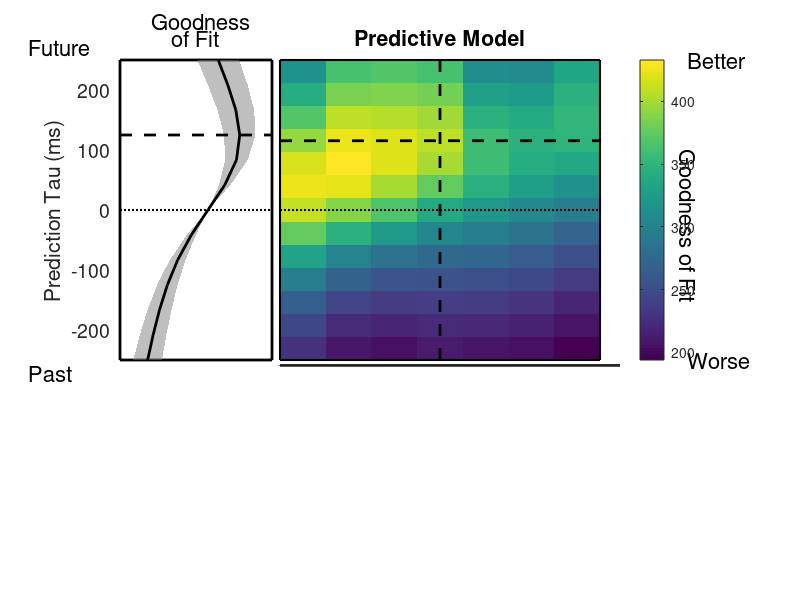

This figure's MATLAB source:
% Generates Figure 4E plot from multivariate regression analysis.
% Run regression_model_fpm.m prior to running this.
% Shaw,L, Wang KH, Mitchell, J (2023) Fast Prediction in Marmoset Reach-to-Grasp Movements for Dynamic Prey.
%
% This function performs multivariate linear regression modeling according
% to the equation in Figure 4C and outputs AIC difference.
% Jude Mitchell, Kuan Hong Wang, and Luke Shaw 4/2023
% MATLAB R2022b
%
% Reaching data structure marmo_reach_model.mat available at
% https://doi.org/10.5281/zenodo.7869286

%******* make figure with special color map to illustrate peak
clear all
load('marmo_AIC_jack'); %saved output variable space from regression_model_fpm

%% ******

AICbase = squeeze(AICj(1,:,:) - AICj(4,:,:));  % base model, normed auto model (4)
basebest = min(min(AICbase));
AICpred = squeeze(AICj(2,:,:) - AICj(4,:,:));
AICdiff = AICpred - AICbase;
%***** works out the same as AICdiff
if (0)
  zmin = find( AICdiff == min(min(AICdiff)) );  
else
  %***** determin the min on the visuomotor delay of 80 ms
  X = q ./ 240;
  Xdist = (X - 0.08) .^ 2;
  mdist = min(Xdist);
  zz = find( Xdist == mdist);
  xmin = zz(1);
  mino = min( squeeze(AICpred(xmin,:)) );
  zmin = find( AICpred == mino );  
end
%****************
X=repmat(q./240,length(p),1)';
Y=repmat(p./240,length(q),1);
%*********

%***** store size of nT in next round
nT = 0;
for jk = 1:length(model.x.hand)
    nT = nT + length(model.x.hand{jk});
end

%****** compute Jacknifed version
% AICjakbase = zeros(JackN,size(AIC,1),size(AIC,2));
% AICjakpred = zeros(JackN,size(AIC,1),size(AIC,2));
% AICjakdiff = zeros(JackN,size(AIC,1),size(AIC,2));
for jk = 1:JackN
   AICjakbase(jk,:,:) = squeeze( (AICjack{jk}(1,:,:) - AICjack{jk}(4,:,:)) );
   AICjakpred(jk,:,:) = squeeze( (AICjack{jk}(2,:,:) - AICjack{jk}(4,:,:)) );
   % AICjakdiff(jk,:,:) = squeeze( (AICjack{jk}(2,:,:) - AICjack{jk}(1,:,:)) );  % not identical at zero
   AICjakdiff(jk,:,:) = squeeze( (AICjack{jk}(2,:,:) - AICjack{jk}(5,:,:)) ); % converges at zero 
end
AIC_base_std = squeeze( std(AICjakbase) ) * sqrt(JackN-1);
AIC_pred_std = squeeze( std(AICjakpred) ) * sqrt(JackN-1);
AIC_diff_std = squeeze( std(AICjakdiff) ) * sqrt(JackN-1);
AICstd = AIC_diff_std;

%********* colormap to emphasize trough
cmap = viridis(101);
%**** transform back to likelihood
%nT = 2778;
%AICdiff = AICdiff * nT;
%AICstd = AICstd * nT;
%***************
iX = q/240;
iY = p/240;
PeakVM = X(zmin);
PeakTP = Y(zmin);  
xp = find( PeakVM == iX );
yp = find( PeakTP == iY );
%****** modify to show prediction performance
TPcurve = -AICpred(xp,:);
TPstd = AIC_diff_std(xp,:);  % shows variance pred model to PNP line
TPpnp = mean(-AICbase(xp,:));

%***********
VMcurve = AICdiff(:,yp)';
VMstd = AICstd(:,yp)';  % from 10 fold Jacknife
%******
%***** model with no cricket term, what is best prediction?
VMDcurve = AICbase(:,yp)';
VMDstd = AIC_base_std(:,yp)';
%*********

hf = figure
set(hf,'Position',[100 100 800 800]);
subplot('Position',[0.35 0.40 0.5 0.5]);
diffX = 0.5*median(diff(iX));
diffY = 0.5*median(diff(iY));
minx = min(iX)-diffX;
maxx = max(iX)+diffX;
miny = min(iY)-diffY;
maxy = max(iY)+diffY;
imagesc(flipud(iX),iY,flipud(-AICpred')); hold on;
plot([minx,maxx],[0,0],'k:','LineWidth',1.5);
plot([PeakVM,PeakVM],[miny,maxy],'k--','LineWidth',2);
plot([minx,maxx],[-PeakTP,-PeakTP],'k--','LineWidth',2);
%** box in image
plot([minx,minx,maxx,maxx,minx],[miny,maxy,maxy,miny,miny],'k-',...
        'LineWidth',1.5);
text((minx+(1.275*(maxx-minx))),(miny+(0.3*(maxy-miny))),...
        'Goodness of Fit','Rotation',-90,'Fontsize',16);
text((minx+(1.275*(maxx-minx))),(miny+(0.0*(maxy-miny))),...
        'Better','Fontsize',16);
text((minx+(1.275*(maxx-minx))),(miny+(1.0*(maxy-miny))),...
        'Worse','Fontsize',16);
axis off;
%*** bound image with a line
title('Predictive Model');
set(gca,'Fontsize',14);
%******** make a special color map here
colormap(cmap);
colorbar;
%****** add horizontal axis of surface plot
subplot('Position',[0.35 0.39 0.425 0.001]);
axis([min(iX) max(iX) 0 1]);
xticks([-0.04 0 0.04 0.08 0.12]);
xticklabels({'-40','0','40','80','120'});
yticks([]);
set(gca,'Fontsize',14);
set(gca,'Linewidth',2);
xlabel('Visuomotor Delay (secs)')
%********    

%******* Plot marginal on the prediction term
subplot('Position',[0.15 0.40 0.190 0.5]);
SEM = 1;
aminy = min(TPcurve);
amaxy = max(TPcurve);
adiff = (amaxy-aminy);
aminy = aminy - 0.30*adiff;
amaxy = amaxy + 0.35*adiff;
fill([aminy,aminy,amaxy,amaxy,aminy],[miny,maxy,maxy,miny,miny],[1,1,1]); hold on;
plot([aminy,aminy,amaxy,amaxy,aminy],[min(iY),max(iY),max(iY),min(iY),min(iY)],'k-','LineWidth',2); hold on;
%******
xaa = [iY fliplr(iY)];
yaa = [(TPcurve+(SEM*TPstd)) fliplr(TPcurve-(SEM*TPstd))];
fill(yaa,xaa,[0.5,0.5,0.5],'Linestyle','none','FaceAlpha',0.5);
plot(TPcurve,iY,'k-','LineWidth',2); hold on;
%************
PP2Dcolo = [0,0,0];
PN2colo = [0.8,0.0,0.4];
plot([TPpnp,TPpnp],[miny,maxy],'k:','LineWidth',2,'Color',PN2colo);

plot([aminy,amaxy],[0,0],'k:','LineWidth',1.5);
plot([aminy,amaxy],[PeakTP,PeakTP],'k--','LineWidth',2);
axis([aminy amaxy min(iY) max(iY)]);
%*** make your own xticks above
xticks([]);
text(aminy+(0.21*(amaxy-aminy)),miny+(1.08*(maxy-miny)),'Goodness','Fontsize',16);
text(aminy+(0.34*(amaxy-aminy)),miny+(1.03*(maxy-miny)),'of Fit','Fontsize',16);
%*******
text(aminy-(0.60*(amaxy-aminy)),miny+(1.00*(maxy-miny)),'Future','Fontsize',16);
text(aminy-(0.60*(amaxy-aminy)),miny+(0.00*(maxy-miny)),'Past','Fontsize',16);
%*************
yticks([-0.2 -0.1 0.0 0.1 0.2]);
yticklabels({'-200','-100','0','100','200'}); 
set(gca,'Fontsize',14);
ylabel('Prediction Tau (ms)');


